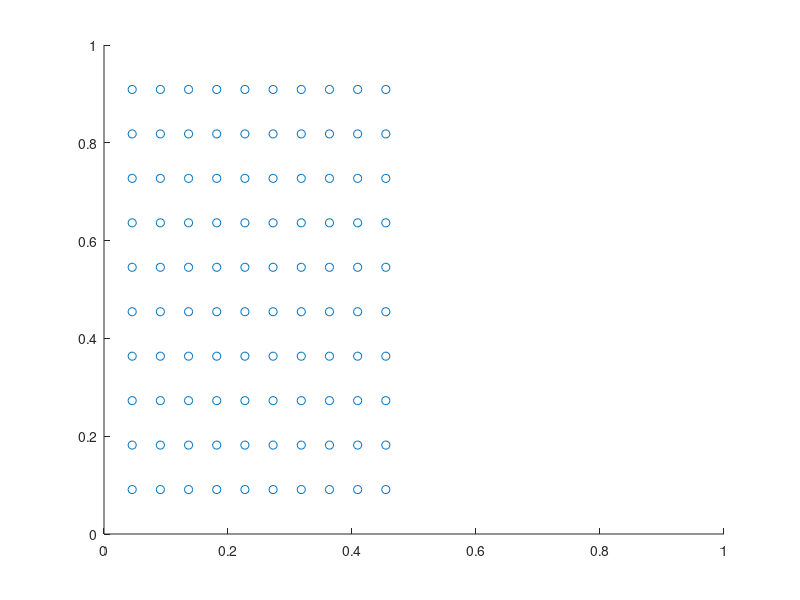

MATLAB code for this plot:
dx = .5/11;
dy = 1/11;
x = zeros(100,1);
y = zeros(100,1);
for i = 1:10
for j = 1:10
if i == 1 && j == 1
x(i) = dx;
y(i) = dy;
elseif i ~=1 && j == 1
x(10*(i - 1) + j) = dx;
y(10*(i - 1) + j) = y(10*(i - 1) + j - 1) + dy;
else
x(10*(i - 1) + j) = x(10*(i - 1) + j -1) + dx;
y(10*(i - 1) + j) = y(10*(i - 1) + j - 1);
end
end
end
u = zeros(100,1);
v = zeros(100,1);
fx = zeros(100,1);
fy = zeros(100,1);
scatter(x,y)
axis([0,1,0,1])
save('damn_break_initial_conditions.mat','x', 'y','u','v','fx','fy')